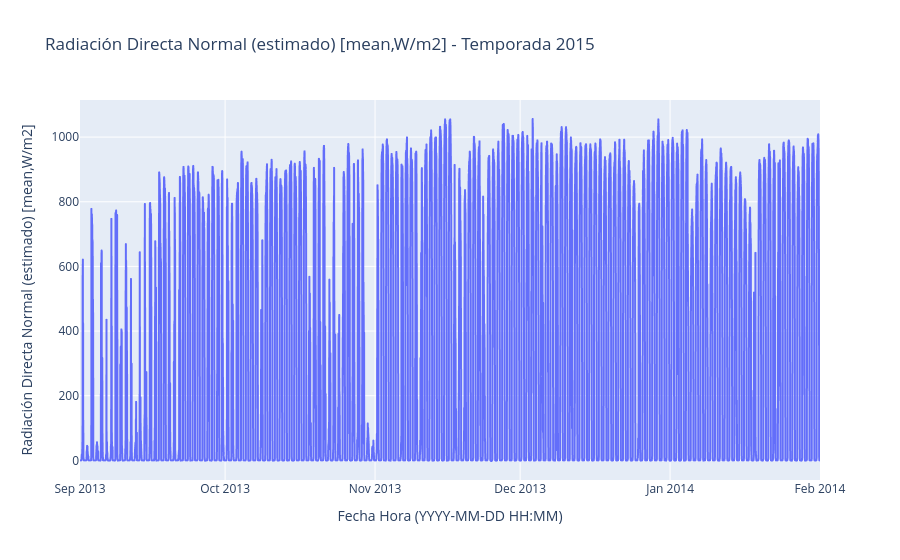

Here is the notebook cell this chart was saved with:
### Code cell
fig = px.line(df_season_2013, x='Fecha Hora (YYYY-MM-DD HH:MM)', y='Radiación Directa Normal (estimado) [mean,W/m2]', title='Radiación Directa Normal (estimado) [mean,W/m2] - Temporada 2015')
fig.show()

### Figure 1 — Plotly figure (JSON) as saved in the notebook; plotly's stock layout.template omitted (floating-point values rounded to 4 significant figures; data arrays with more than 128 entries replaced by an {"elided": "..."} marker saying what was removed)
{"data": [{"hovertemplate": "Fecha Hora (YYYY-MM-DD HH:MM)=%{x}<br>Radiación Directa Normal (estimado) [mean,W/m2]=%{y}<extra></extra>", "legendgroup": "", "line": {"color": "#636efa", "dash": "solid"}, "marker": {"symbol": "circle"}, "mode": "lines", "name": "", "showlegend": false, "type": "scattergl", "x": {"elided": "22032 str values"}, "xaxis": "x", "y": {"elided": "22032 float values"}, "yaxis": "y"}], "layout": {"legend": {"tracegroupgap": 0}, "title": {"text": "Radiación Directa Normal (estimado) [mean,W/m2] - Temporada 2015"}, "xaxis": {"anchor": "y", "domain": [0, 1], "title": {"text": "Fecha Hora (YYYY-MM-DD HH:MM)"}}, "yaxis": {"anchor": "x", "domain": [0, 1], "title": {"text": "Radiación Directa Normal (estimado) [mean,W/m2]"}}}}
